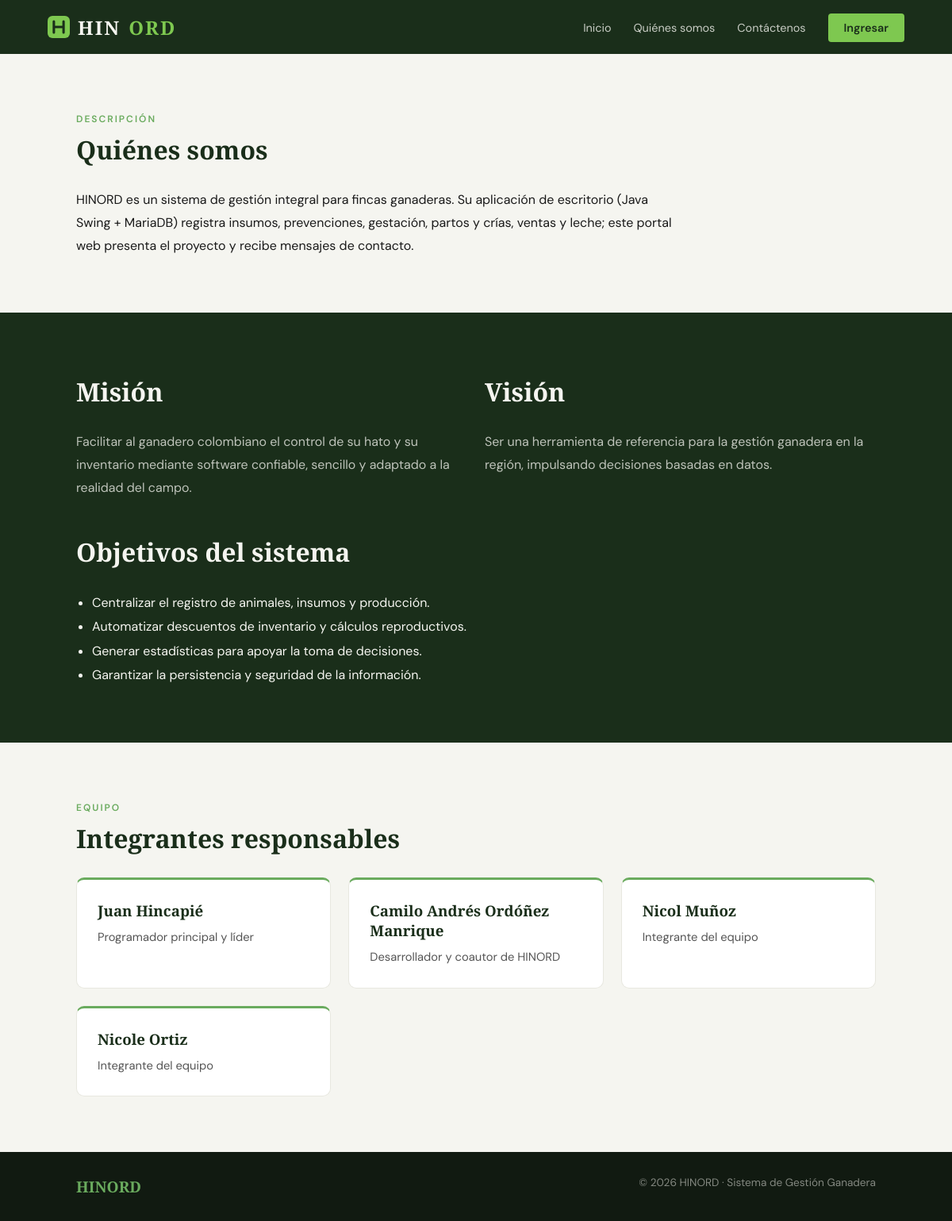
The page /quienes-somos.php on the database its author committed.
### tables this page shows
CREATE TABLE IF NOT EXISTS integrantes(id INT AUTO_INCREMENT PRIMARY KEY, nombre VARCHAR(100) NOT NULL, rol VARCHAR(100) NOT NULL);

### quienes-somos.php (the view)
<?php require 'includes/app.php';
$i = $pdo->query('SELECT nombre, rol FROM integrantes ORDER BY id')->fetchAll();
cabecera('Quiénes somos'); ?>
<section class="sec"><span class="tag">Descripción</span><h2>Quiénes somos</h2>
<p style="line-height:1.8;max-width:760px">HINORD es un sistema de gestión integral para fincas ganaderas. Su aplicación de escritorio (Java Swing + MariaDB) registra insumos, prevenciones, gestación, partos y crías, ventas y leche; este portal web presenta el proyecto y recibe mensajes de contacto.</p></section>
<section class="dark sec"><div class="in"><div class="grid">
<div><h2>Misión</h2><p>Facilitar al ganadero colombiano el control de su hato y su inventario mediante software confiable, sencillo y adaptado a la realidad del campo.</p></div>
<div><h2>Visión</h2><p>Ser una herramienta de referencia para la gestión ganadera en la región, impulsando decisiones basadas en datos.</p></div></div>
<h2 style="margin-top:30px">Objetivos del sistema</h2><ul class="obj"><li>Centralizar el registro de animales, insumos y producción.</li><li>Automatizar descuentos de inventario y cálculos reproductivos.</li><li>Generar estadísticas para apoyar la toma de decisiones.</li><li>Garantizar la persistencia y seguridad de la información.</li></ul></div></section>
<section class="sec"><span class="tag">Equipo</span><h2>Integrantes responsables</h2><div class="grid"><?php foreach ($i as $x): ?><div class="card"><h3><?= e($x['nombre']) ?></h3><p><?= e($x['rol']) ?></p></div><?php endforeach; ?></div></section>
<?php pie();

### app.php (shortened to what this page needs)
<?php
function e($s){ return htmlspecialchars((string)$s, ENT_QUOTES, 'UTF-8'); }
function cabecera($t, $b = ''){ ?>
<!DOCTYPE html><html lang="es"><head><meta charset="UTF-8"><meta name="viewport" content="width=device-width,initial-scale=1">
<link rel="stylesheet" href="<?= $b ?>css/estilos.css"></head><body>
<nav><a class="logo" href="<?= $b ?>index.php"><svg width="28" height="28" viewBox="0 0 32 32"><rect width="32" height="32" rx="7" fill="#7ec850"/><path d="M9 8v16M23 8v16M9 16h14" stroke="#1a2e1a" stroke-width="3.5" stroke-linecap="round"/></svg>HIN<span>ORD</span></a>
<ul><li><a href="<?= $b ?>index.php">Inicio</a></li><li><a href="<?= $b ?>quienes-somos.php">Quiénes somos</a></li><li><a href="<?= $b ?>contacto.php">Contáctenos</a></li>
<?php if (isset($_SESSION['uid'])): if ($_SESSION['rol'] === 'admin'): ?><li><a href="<?= $b ?>admin/index.php">Panel</a></li><?php endif; ?>
<li><a class="btn" href="<?= $b ?>logout.php">Salir (<?= e($_SESSION['nombre']) ?>)</a></li>
<?php else: ?><li><a class="btn" href="<?= $b ?>login.php">Ingresar</a></li><?php endif; ?></ul></nav>
<?php }
function pie(){ ?>
<footer><b>HINORD</b><span>© <?= date('Y') ?> HINORD · Sistema de Gestión Ganadera</span></footer></body></html>
<?php }

### estilos.css (style rules this page uses)
* { box-sizing:border-box;margin:0;padding:0 }
:root { --vo:#1a2e1a;--vm:#2d4a2d;--va:#4a7c4a;--vc:#6aab5e;--vb:#7ec850;--bl:#f5f5f0;--gc:#e8e8e0 }
body { font-family:'DM Sans',sans-serif;background:var(--bl);color:#1a1a1a;padding-top:68px }
h1,h2,h3,.logo,footer b { font-family:'Playfair Display',serif }
a { color:var(--va) }
nav { position:fixed;top:0;left:0;right:0;z-index:10;height:68px;display:flex;align-items:center;justify-content:space-between;padding:0 5%;background:var(--vo) }
.logo { color:var(--bl);text-decoration:none;font-size:1.5rem;font-weight:900;letter-spacing:2px;display:flex;align-items:center;gap:10px }
.logo span { color:var(--vb) }
nav ul { display:flex;align-items:center;gap:28px;list-style:none }
nav ul a { color:rgba(245,245,240,.8);text-decoration:none;font-size:.9rem }
nav a.btn { background:var(--vb);color:var(--vo);padding:9px 20px;border-radius:4px;font-weight:600 }
.tag { font-size:.75rem;letter-spacing:2px;text-transform:uppercase;color:var(--vc);font-weight:600 }
.sec { padding:70px 8%;max-width:1200px;margin:auto }
.sec h2 { font-size:2rem;color:var(--vo);margin:8px 0 28px }
.grid { display:grid;grid-template-columns:repeat(auto-fit,minmax(240px,1fr));gap:22px }
.card { background:#fff;border:1px solid var(--gc);border-top:3px solid var(--vc);border-radius:10px;padding:26px }
.card h3 { color:var(--vo);margin-bottom:10px }
.card p { color:#555;line-height:1.6;font-size:.92rem }
.dark { background:var(--vo);color:var(--bl);max-width:none }
.dark h2 { color:var(--bl) }
.dark p { line-height:1.8;color:rgba(245,245,240,.75);margin-bottom:14px }
.dark .in { max-width:1100px;margin:auto }
ul.obj { margin-left:20px;line-height:1.9 }
footer { background:#111a11;color:rgba(245,245,240,.5);padding:30px 8%;display:flex;justify-content:space-between;flex-wrap:wrap;gap:10px;font-size:.85rem }
footer b { color:var(--vc);font-size:1.2rem }

### rows shown on the page
integrantes: nombre "Juan Hincapié", rol "Programador principal y líder"
integrantes: nombre "Camilo Andrés Ordóñez Manrique", rol "Desarrollador y coautor de HINORD"
integrantes: nombre "Nicol Muñoz", rol "Integrante del equipo"
integrantes: nombre "Nicole Ortiz", rol "Integrante del equipo"
